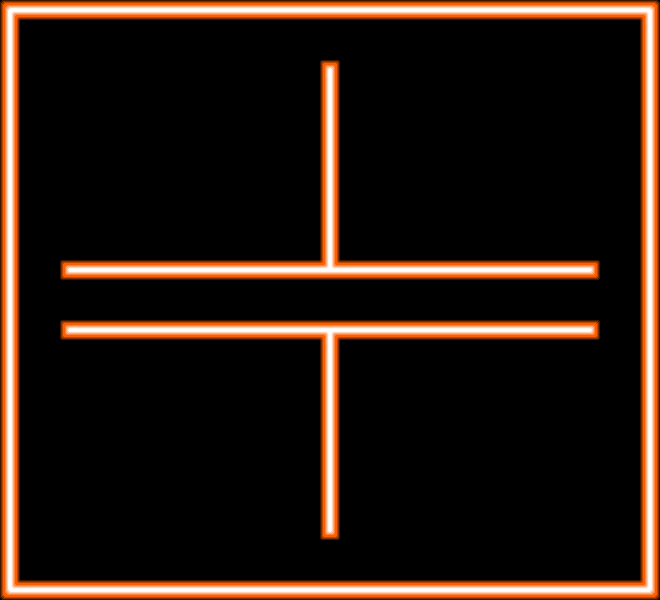

A 2D game scene composited from a Tiled map and its tileset images. What follows is a short description and the map's XML, with each tile layer's data collapsed to a summary:
An orthogonal 33x30 tile map with 20x20 px tiles, 2 tile layers (edge, map).

<map version="1.0" tiledversion="1.1.4" orientation="orthogonal" renderorder="left-up" width="33" height="30" tilewidth="20" tileheight="20" infinite="0" nextobjectid="1">
 <tileset firstgid="1" source="tileset.tsx" />
 <layer name="edge" width="33" height="30">
  <data>[990 cells, 122 non-empty, 6 distinct tile ids]</data>
 </layer>
 <layer name="map" width="33" height="30">
  <data>[990 cells, 74 non-empty, 8 distinct tile ids]</data>
 </layer>
</map>